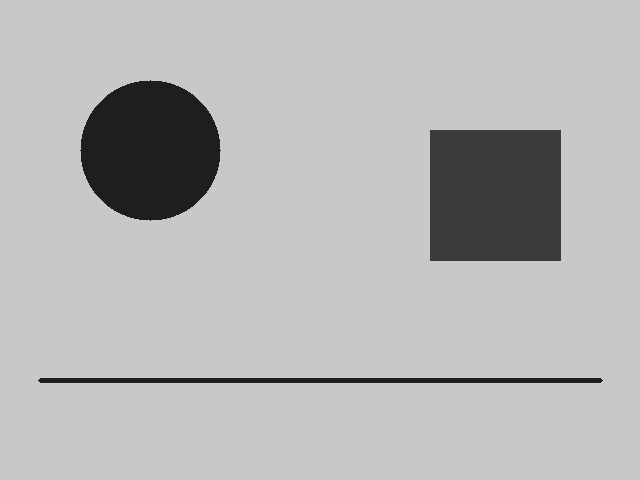
#> input picture T06_传统视觉/代码/images/demo_gray.png, 640 x 480 px
$ python 04_threshold.py
#> lines starting #> are read from the running program, lines starting #| are printed output that depends on the picture; after the words box and inside, x2 and y2 are one past the last pixel; in counts of white or black regions, pixels touching at a corner belong together
### T06_传统视觉/代码/examples/util.py
# -*- coding: utf-8 -*-
"""
工具：中文路径安全的 imread / imwrite / 控制台输出
原因：
  1. OpenCV 的 cv2.imread / imwrite 在 Windows 上对含中文路径支持不好
     → 用 np.fromfile + cv2.imdecode 读，cv2.imencode + 文件写
  2. Python 在 Windows 控制台默认用 GBK 输出，现代终端(UTF-8)会乱码
     → 强制 stdout 用 UTF-8
"""
import os
import sys
import cv2
import numpy as np


def setup():
    """在脚本开头调用一次，让控制台中文不乱码"""
    try:
        sys.stdout.reconfigure(encoding="utf-8")
        sys.stderr.reconfigure(encoding="utf-8")
    except (AttributeError, ValueError):
        pass  # 非 UTF-8 终端或旧版本 Python 时静默跳过


def imread(path):
    """读取图片，支持中文路径"""
    img = cv2.imdecode(np.fromfile(path, dtype=np.uint8), cv2.IMREAD_COLOR)
#> img is the input picture: shape (480, 640, 3); min 30, max 200, mean 182.1
    return img


# [50 lines left out: functions imwrite, show_image, arrange_windows, finish, not called in this run]

### T06_传统视觉/代码/examples/04_threshold.py
# -*- coding: utf-8 -*-
"""
进阶例程 04：二值化（把灰度图变成黑白）
========================================
目标：理解"把灰度图变成纯黑白的三种方式"的区别
  - 固定全局阈值  ：自己定一个数，>它就白，<它就黑（最简单，但怕光照变）
  - OTSU 自适应   ：让 OpenCV 自动找一个最好的阈值（适合明暗分明的图）
  - 自适应阈值    ：每个像素用周围一小块区域单独算阈值（抗光照不均）

怎么运行：
    python examples/04_threshold.py        # 弹 1 个交互窗口对比三种方式

看什么：
    程序弹【1 个交互窗口】，按 2x2 网格显示 4 块：
    ┌──────────┬──────────┐
    │ Original │ Fixed=数值│   ← 滑动条实时调
    ├──────────┼──────────┤
    │OTSU(auto)│ Adaptive │
    └──────────┴──────────┘

    Original      → 原灰度图（处理前参照，均匀浅背景+实心深色物体+细线）
    Fixed=数值    → 固定阈值：亮度 >阈值 白，<阈值 黑（上方滑动条可实时调）
    OTSU(auto)    → OTSU：OpenCV 自动找最佳阈值（固定展示）
    Adaptive      → 自适应：每像素看周围 11x11 区域单独算阈值（固定展示）

    对比深色实心圆（左）和实心方块（右），重点看：

    ① 拖动上方滑动条调【固定阈值】：
       - 调到 30~60 之间（如50）→ Fixed 那块只剩圆（圆黑，方块和背景白）
       - 调高 → 圆和方块都黑（都暗于背景200，分不开）
       → 体会"阈值 = 亮度分界线"（圆30 / 方块60 / 背景200）

    ② 看 OTSU：自动找的阈值，结果接近你调出的合适值

    ③ 看 Adaptive（重点）：
       - 实心圆、实心方块：被"吃空"（内部变白，几乎看不见）
       - 但底部那条【细线】：自适应能完整识别出来！（对比明显）
       → 结论：自适应靠"局部对比"，对【大块实心物体】吃空、
         但适合【细线/边缘】目标（车道线、巡迹线）——正是它的价值所在。

学习重点：
    - threshold 的 4 个参数分别是什么；阈值 = 亮度分界线
    - 固定/OTSU 适合"明暗分明的实心物体"（完整干净）
    - 自适应适合"细线/边缘"目标（车道线、巡迹线）和光照不均场景，
      但对实心物体会把内部吃空、只剩圆环
    - 实战取舍：认实心图案用 OTSU/固定阈值；认线/边缘用自适应
"""
import os
import cv2
import numpy as np
from util import setup, imread

HEADLESS = os.environ.get("HEADLESS") == "1"  # 批量/无头测试时自动退出，不弹窗

setup()  # 让控制台中文不乱码

IMG = os.path.join(os.path.dirname(__file__), "..", "images", "demo_gray.png")
img = imread(IMG)                            # 读彩色图（BGR）
gray = cv2.cvtColor(img, cv2.COLOR_BGR2GRAY) # 转成灰度图（二值化前先转灰度）

# 1. 固定全局阈值：见下方交互窗口，用滑动条实时调阈值
#    cv2.threshold(灰度图, 阈值, 最大值255, 方式)：亮度>阈值 白，<阈值 黑

# 2. OTSU：阈值传 0，让 OpenCV 自动找最佳阈值
#    方式里加 cv2.THRESH_OTSU 就开启自动；适合"背景亮、物体暗"分明的图
_, th_otsu = cv2.threshold(gray, 0, 255, cv2.THRESH_BINARY + cv2.THRESH_OTSU)
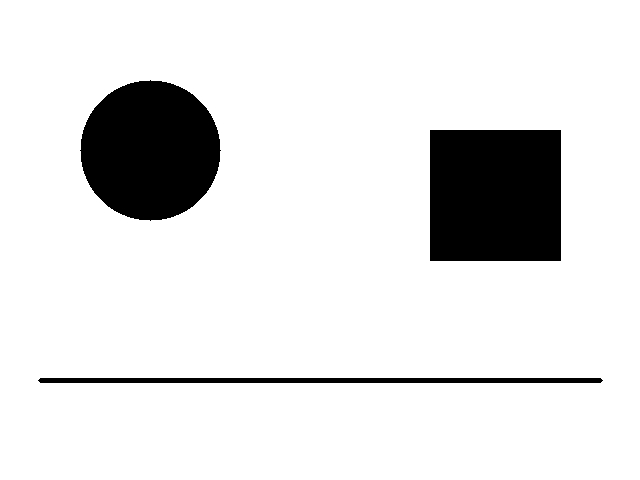
#> th_otsu: shape (480, 640); 88.5% white; 3 black regions, box (x1, y1, x2, y2) and area: (430, 130, 561, 261) 17161, (80, 80, 221, 221) 15373, (38, 378, 603, 383) 2813

# 3. 自适应阈值：不用一个全局数，每个像素看它周围 11x11 区域单独定阈值
#    cv2.adaptiveThreshold(灰度图, 最大值, 计算方式, 方式, 邻域大小11, 常数2)
th_adaptive = cv2.adaptiveThreshold(
    gray, 255, cv2.ADAPTIVE_THRESH_GAUSSIAN_C, cv2.THRESH_BINARY, 11, 2)
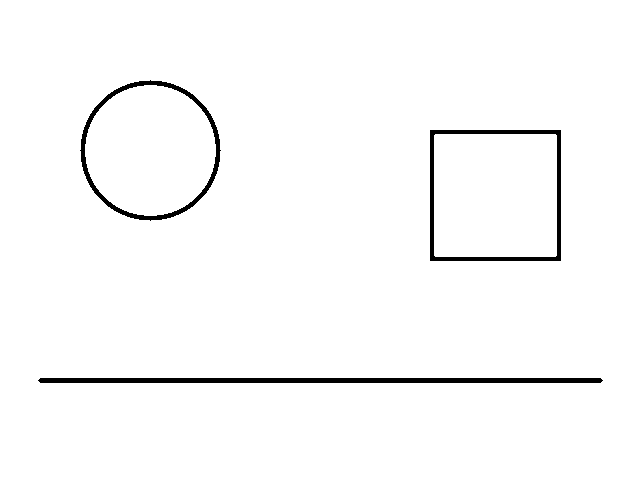
#> th_adaptive: shape (480, 640); 97.8% white; 3 black regions, box (x1, y1, x2, y2) and area: (38, 378, 603, 383) 2813, (430, 130, 561, 261) 2036, (80, 80, 221, 221) 1896

# =========================================================
# 交互演示：阈值调节器 + 三种方式对比（一个窗口搞定）
# 布局（横向并排）：
#   原图 | 固定阈值(实时可拖) | OTSU | 自适应
# 上方一个滑动条，拖动时【固定阈值】实时变，其他两种固定做对比。
# 目的：亲手体会"阈值 = 亮度分界线"
#   圆亮度30、方块亮度60、背景亮度200
#   - 阈值调到 30~60 之间（如50）→ 固定阈值那块只剩圆（圆黑，方块和背景白）
#   - 阈值调高 → 圆和方块都黑；而 OTSU 一直是自动找的、自适应会吃空实心
# 按 q 退出
# =========================================================
if HEADLESS:
    # 无头测试：不弹窗，只验证三种方式的核心结果是否正确
    _, th_now = cv2.threshold(gray, 50, 255, cv2.THRESH_BINARY)
    print("HEADLESS 模式：跳过弹窗。三种二值化已计算完成。")
else:
    WINDOW = "Compare & Tune Threshold (drag bar, q to quit)"
    cv2.namedWindow(WINDOW)
    cv2.createTrackbar("Threshold", WINDOW, 150, 255, lambda x: None)
    print("拖动滑动条调【固定阈值】，对比 OTSU/自适应。按 q 退出。")
    print("提示：阈值调到 50 左右，固定阈值那块只剩圆；OTSU 自动找；自适应会吃空实心圆")

# 提前算好三种方式，放进对比（自适应和OTSU不变，固定阈值实时更新）
# OTSU 已在上方算出 th_otsu，自适应已算出 th_adaptive

while True:
    if HEADLESS:
        break  # 无头测试：直接结束，不进入交互窗口
    t = cv2.getTrackbarPos("Threshold", WINDOW)
    # 固定阈值用当前滑动条值 t 实时算
    _, th_now = cv2.threshold(gray, t, 255, cv2.THRESH_BINARY)

    # 每块缩小到一半，避免窗口太宽把右边挤出去
    def shrink(x):
        return cv2.resize(x, (x.shape[1] // 2, x.shape[0] // 2))

    # 拼成 2x2 网格（总宽 640，保证 4 块都能看到）
    row1 = np.hstack([shrink(gray), shrink(th_now)])       # 原图 | 固定阈值
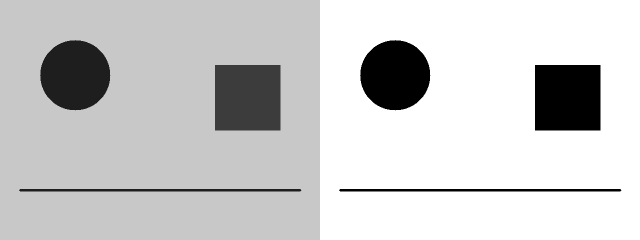
#> row1: shape (240, 640); min 0, max 255, mean 203.9
    row2 = np.hstack([shrink(th_otsu), shrink(th_adaptive)])  # OTSU | 自适应
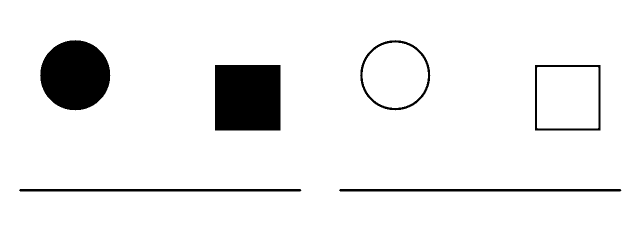
#> row2: shape (240, 640); min 0, max 255, mean 237.5
    show = np.vstack([row1, row2])
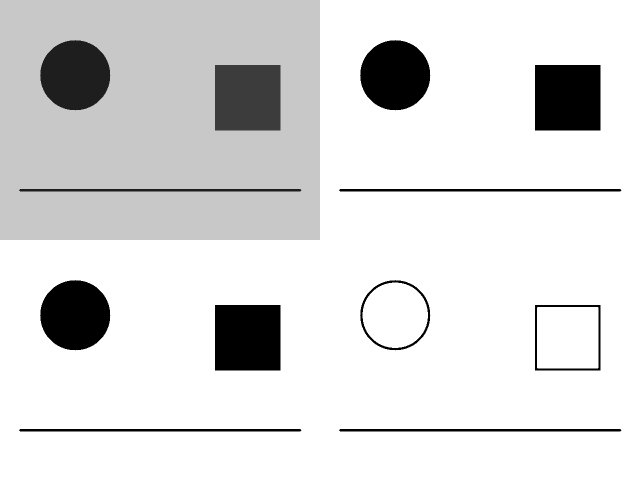
#> show: shape (480, 640); min 0, max 255, mean 220.7

    # 给每块加标题
    labels = [("Original", 0, 0), (f"Fixed={t}", 1, 0), ("OTSU(auto)", 0, 1), ("Adaptive", 1, 1)]
    hh = gray.shape[0] // 2   # 每块缩小后的高
#> hh = 240
    ww = gray.shape[1] // 2   # 每块缩小后的宽
#> ww = 320
    for label, rx, cx in labels:
        cv2.putText(show, label, (cx * ww + 6, rx * hh + 20),
                    cv2.FONT_HERSHEY_SIMPLEX, 0.6, (0, 0, 255), 2)
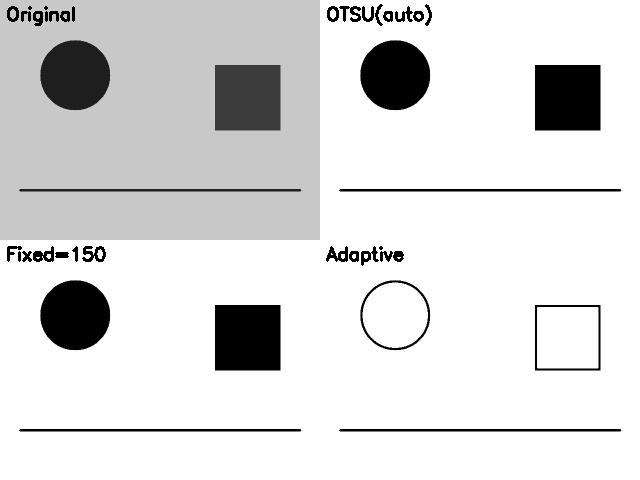
#> show: shape (480, 640); 0.87% of pixels changed, all inside (x1, y1, x2, y2) = (7, 4, 432, 266)

    cv2.imshow(WINDOW, show)
    if cv2.waitKey(30) & 0xFF == ord("q"):
#> (key q is pressed here)
        break
cv2.destroyAllWindows()

# 对比结论：
# - 固定阈值：阈值靠试，调对阈值能"只保留一个物体"（如只显示圆）
# - OTSU：自动算，适合背景和前景对比明显
# - 自适应：局部算阈值，光照不均时最稳（做巡迹线识别常用），但对实心物体会吃空
